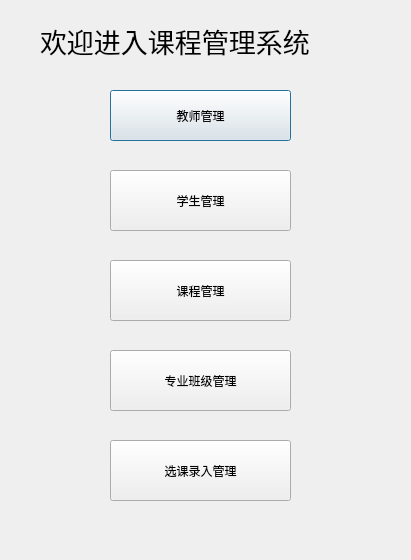
<?xml version="1.0" encoding="UTF-8"?>
<ui version="4.0">
 <class>Dialog3</class>
 <widget class="QDialog" name="Dialog3">
  <property name="geometry">
   <rect>
    <x>0</x>
    <y>0</y>
    <width>411</width>
    <height>560</height>
   </rect>
  </property>
  <property name="windowTitle">
   <string>Dialog</string>
  </property>
  <widget class="QPushButton" name="pushButton">
   <property name="geometry">
    <rect>
     <x>110</x>
     <y>90</y>
     <width>181</width>
     <height>51</height>
    </rect>
   </property>
   <property name="text">
    <string>教师管理</string>
   </property>
  </widget>
  <widget class="QPushButton" name="pushButton_2">
   <property name="geometry">
    <rect>
     <x>110</x>
     <y>170</y>
     <width>181</width>
     <height>61</height>
    </rect>
   </property>
   <property name="text">
    <string>学生管理</string>
   </property>
  </widget>
  <widget class="QLabel" name="label">
   <property name="geometry">
    <rect>
     <x>40</x>
     <y>10</y>
     <width>371</width>
     <height>61</height>
    </rect>
   </property>
   <property name="font">
    <font>
     <family>楷体</family>
     <pointsize>20</pointsize>
    </font>
   </property>
   <property name="text">
    <string>欢迎进入课程管理系统</string>
   </property>
  </widget>
  <widget class="QPushButton" name="pushButton_3">
   <property name="geometry">
    <rect>
     <x>110</x>
     <y>260</y>
     <width>181</width>
     <height>61</height>
    </rect>
   </property>
   <property name="text">
    <string>课程管理</string>
   </property>
  </widget>
  <widget class="QPushButton" name="pushButton_4">
   <property name="geometry">
    <rect>
     <x>110</x>
     <y>350</y>
     <width>181</width>
     <height>61</height>
    </rect>
   </property>
   <property name="text">
    <string>专业班级管理</string>
   </property>
  </widget>
  <widget class="QPushButton" name="pushButton_5">
   <property name="geometry">
    <rect>
     <x>110</x>
     <y>440</y>
     <width>181</width>
     <height>61</height>
    </rect>
   </property>
   <property name="text">
    <string>选课录入管理</string>
   </property>
  </widget>
 </widget>
 <resources/>
 <connections/>
</ui>
